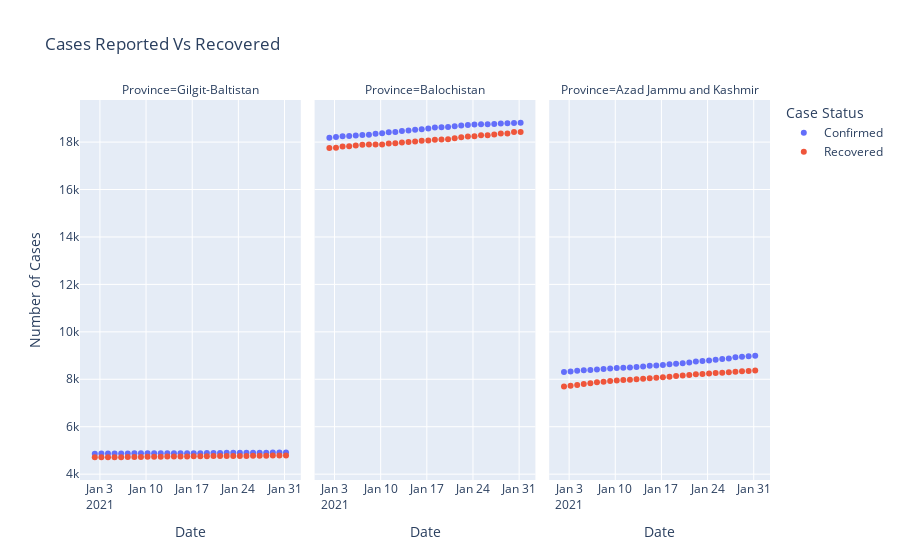

Here is the notebook cell this chart was saved with:
### Markdown cell above
### Represent the same above data in Scatter Graph

### Code cell
fig = px.scatter(df_2, x='Date', y=["Confirmed","Recovered"], facet_col='Province', title='Cases Reported Vs Recovered')
fig.update_layout( yaxis_title='Number of Cases',legend_title="Case Status")
fig.show()

### Figure 1 — Plotly figure (JSON) as saved in the notebook; plotly's stock layout.template omitted (floating-point values rounded to 4 significant figures)
{"data": [{"hovertemplate": "variable=Confirmed<br>Province=Gilgit-Baltistan<br>Date=%{x}<br>value=%{y}<extra></extra>", "legendgroup": "Confirmed", "marker": {"color": "#636efa", "symbol": "circle"}, "mode": "markers", "name": "Confirmed", "orientation": "v", "showlegend": true, "type": "scatter", "x": ["2021-01-02 05:22:33", "2021-01-03 05:22:52", "2021-01-04 05:22:02", "2021-01-05 05:21:49", "2021-01-06 05:22:16", "2021-01-07 05:22:03", "2021-01-08 05:22:42", "2021-01-09 05:22:18", "2021-01-10 05:22:12", "2021-01-11 05:21:50", "2021-01-12 05:22:15", "2021-01-13 05:22:15", "2021-01-14 05:22:32", "2021-01-15 05:22:24", "2021-01-16 05:22:40", "2021-01-17 05:22:17", "2021-01-18 05:22:34", "2021-01-19 05:22:15", "2021-01-20 05:21:54", "2021-01-21 05:22:01", "2021-01-22 05:22:10", "2021-01-23 05:22:03", "2021-01-24 05:22:35", "2021-01-25 05:22:16", "2021-01-26 05:22:02", "2021-01-27 05:23:41", "2021-01-28 05:22:24", "2021-01-29 05:22:23", "2021-01-30 05:22:49", "2021-01-31 05:22:42"], "xaxis": "x", "y": [4862, 4866, 4867, 4870, 4873, 4874, 4878, 4879, 4879, 4880, 4882, 4882, 4882, 4882, 4882, 4882, 4884, 4887, 4892, 4894, 4899, 4899, 4901, 4902, 4902, 4903, 4906, 4909, 4908, 4908], "yaxis": "y"}, {"hovertemplate": "variable=Confirmed<br>Province=Balochistan<br>Date=%{x}<br>value=%{y}<extra></extra>", "legendgroup": "Confirmed", "marker": {"color": "#636efa", "symbol": "circle"}, "mode": "markers", "name": "Confirmed", "orientation": "v", "showlegend": false, "type": "scatter", "x": ["2021-01-02 05:22:33", "2021-01-03 05:22:52", "2021-01-04 05:22:02", "2021-01-05 05:21:49", "2021-01-06 05:22:16", "2021-01-07 05:22:03", "2021-01-08 05:22:42", "2021-01-09 05:22:18", "2021-01-10 05:22:12", "2021-01-11 05:21:50", "2021-01-12 05:22:15", "2021-01-13 05:22:15", "2021-01-14 05:22:32", "2021-01-15 05:22:24", "2021-01-16 05:22:40", "2021-01-17 05:22:17", "2021-01-18 05:22:34", "2021-01-19 05:22:15", "2021-01-20 05:21:54", "2021-01-21 05:22:01", "2021-01-22 05:22:10", "2021-01-23 05:22:03", "2021-01-24 05:22:35", "2021-01-25 05:22:16", "2021-01-26 05:22:02", "2021-01-27 05:23:41", "2021-01-28 05:22:24", "2021-01-29 05:22:23", "2021-01-30 05:22:49", "2021-01-31 05:22:42"], "xaxis": "x2", "y": [18181, 18218, 18247, 18254, 18280, 18300, 18314, 18351, 18373, 18412, 18429, 18467, 18488, 18515, 18537, 18569, 18612, 18622, 18640, 18670, 18696, 18715, 18736, 18750, 18754, 18765, 18788, 18798, 18809, 18815], "yaxis": "y2"}, {"hovertemplate": "variable=Confirmed<br>Province=Azad Jammu and Kashmir<br>Date=%{x}<br>value=%{y}<extra></extra>", "legendgroup": "Confirmed", "marker": {"color": "#636efa", "symbol": "circle"}, "mode": "markers", "name": "Confirmed", "orientation": "v", "showlegend": false, "type": "scatter", "x": ["2021-01-02 05:22:33", "2021-01-03 05:22:52", "2021-01-04 05:22:02", "2021-01-05 05:21:49", "2021-01-06 05:22:16", "2021-01-07 05:22:03", "2021-01-08 05:22:42", "2021-01-09 05:22:18", "2021-01-10 05:22:12", "2021-01-11 05:21:50", "2021-01-12 05:22:15", "2021-01-13 05:22:15", "2021-01-14 05:22:32", "2021-01-15 05:22:24", "2021-01-16 05:22:40", "2021-01-17 05:22:17", "2021-01-18 05:22:34", "2021-01-19 05:22:15", "2021-01-20 05:21:54", "2021-01-21 05:22:01", "2021-01-22 05:22:10", "2021-01-23 05:22:03", "2021-01-24 05:22:35", "2021-01-25 05:22:16", "2021-01-26 05:22:02", "2021-01-27 05:23:41", "2021-01-28 05:22:24", "2021-01-29 05:22:23", "2021-01-30 05:22:49", "2021-01-31 05:22:42"], "xaxis": "x3", "y": [8303, 8325, 8357, 8383, 8396, 8416, 8430, 8451, 8478, 8489, 8501, 8521, 8540, 8567, 8583, 8606, 8631, 8654, 8672, 8706, 8753, 8770, 8795, 8825, 8855, 8877, 8931, 8953, 8972, 8988], "yaxis": "y3"}, {"hovertemplate": "variable=Recovered<br>Province=Gilgit-Baltistan<br>Date=%{x}<br>value=%{y}<extra></extra>", "legendgroup": "Recovered", "marker": {"color": "#EF553B", "symbol": "circle"}, "mode": "markers", "name": "Recovered", "orientation": "v", "showlegend": true, "type": "scatter", "x": ["2021-01-02 05:22:33", "2021-01-03 05:22:52", "2021-01-04 05:22:02", "2021-01-05 05:21:49", "2021-01-06 05:22:16", "2021-01-07 05:22:03", "2021-01-08 05:22:42", "2021-01-09 05:22:18", "2021-01-10 05:22:12", "2021-01-11 05:21:50", "2021-01-12 05:22:15", "2021-01-13 05:22:15", "2021-01-14 05:22:32", "2021-01-15 05:22:24", "2021-01-16 05:22:40", "2021-01-17 05:22:17", "2021-01-18 05:22:34", "2021-01-19 05:22:15", "2021-01-20 05:21:54", "2021-01-21 05:22:01", "2021-01-22 05:22:10", "2021-01-23 05:22:03", "2021-01-24 05:22:35", "2021-01-25 05:22:16", "2021-01-26 05:22:02", "2021-01-27 05:23:41", "2021-01-28 05:22:24", "2021-01-29 05:22:23", "2021-01-30 05:22:49", "2021-01-31 05:22:42"], "xaxis": "x", "y": [4713, 4716, 4716, 4717, 4717, 4722, 4727, 4728, 4729, 4734, 4739, 4744, 4746, 4748, 4748, 4750, 4756, 4756, 4763, 4765, 4765, 4765, 4770, 4770, 4775, 4781, 4781, 4787, 4787, 4787], "yaxis": "y"}, {"hovertemplate": "variable=Recovered<br>Province=Balochistan<br>Date=%{x}<br>value=%{y}<extra></extra>", "legendgroup": "Recovered", "marker": {"color": "#EF553B", "symbol": "circle"}, "mode": "markers", "name": "Recovered", "orientation": "v", "showlegend": false, "type": "scatter", "x": ["2021-01-02 05:22:33", "2021-01-03 05:22:52", "2021-01-04 05:22:02", "2021-01-05 05:21:49", "2021-01-06 05:22:16", "2021-01-07 05:22:03", "2021-01-08 05:22:42", "2021-01-09 05:22:18", "2021-01-10 05:22:12", "2021-01-11 05:21:50", "2021-01-12 05:22:15", "2021-01-13 05:22:15", "2021-01-14 05:22:32", "2021-01-15 05:22:24", "2021-01-16 05:22:40", "2021-01-17 05:22:17", "2021-01-18 05:22:34", "2021-01-19 05:22:15", "2021-01-20 05:21:54", "2021-01-21 05:22:01", "2021-01-22 05:22:10", "2021-01-23 05:22:03", "2021-01-24 05:22:35", "2021-01-25 05:22:16", "2021-01-26 05:22:02", "2021-01-27 05:23:41", "2021-01-28 05:22:24", "2021-01-29 05:22:23", "2021-01-30 05:22:49", "2021-01-31 05:22:42"], "xaxis": "x2", "y": [17752, 17760, 17812, 17829, 17857, 17883, 17893, 17898, 17899, 17938, 17955, 17978, 18002, 18021, 18060, 18071, 18100, 18110, 18119, 18161, 18205, 18235, 18248, 18284, 18293, 18315, 18357, 18363, 18421, 18429], "yaxis": "y2"}, {"hovertemplate": "variable=Recovered<br>Province=Azad Jammu and Kashmir<br>Date=%{x}<br>value=%{y}<extra></extra>", "legendgroup": "Recovered", "marker": {"color": "#EF553B", "symbol": "circle"}, "mode": "markers", "name": "Recovered", "orientation": "v", "showlegend": false, "type": "scatter", "x": ["2021-01-02 05:22:33", "2021-01-03 05:22:52", "2021-01-04 05:22:02", "2021-01-05 05:21:49", "2021-01-06 05:22:16", "2021-01-07 05:22:03", "2021-01-08 05:22:42", "2021-01-09 05:22:18", "2021-01-10 05:22:12", "2021-01-11 05:21:50", "2021-01-12 05:22:15", "2021-01-13 05:22:15", "2021-01-14 05:22:32", "2021-01-15 05:22:24", "2021-01-16 05:22:40", "2021-01-17 05:22:17", "2021-01-18 05:22:34", "2021-01-19 05:22:15", "2021-01-20 05:21:54", "2021-01-21 05:22:01", "2021-01-22 05:22:10", "2021-01-23 05:22:03", "2021-01-24 05:22:35", "2021-01-25 05:22:16", "2021-01-26 05:22:02", "2021-01-27 05:23:41", "2021-01-28 05:22:24", "2021-01-29 05:22:23", "2021-01-30 05:22:49", "2021-01-31 05:22:42"], "xaxis": "x3", "y": [7691, 7723, 7758, 7798, 7833, 7871, 7894, 7923, 7949, 7966, 7982, 8001, 8021, 8044, 8063, 8082, 8105, 8138, 8158, 8177, 8209, 8227, 8246, 8261, 8280, 8297, 8317, 8335, 8354, 8369], "yaxis": "y3"}], "layout": {"annotations": [{"font": {}, "showarrow": false, "text": "Province=Gilgit-Baltistan", "x": 0.16, "xanchor": "center", "xref": "paper", "y": 1, "yanchor": "bottom", "yref": "paper"}, {"font": {}, "showarrow": false, "text": "Province=Balochistan", "x": 0.5, "xanchor": "center", "xref": "paper", "y": 1, "yanchor": "bottom", "yref": "paper"}, {"font": {}, "showarrow": false, "text": "Province=Azad Jammu and Kashmir", "x": 0.84, "xanchor": "center", "xref": "paper", "y": 1, "yanchor": "bottom", "yref": "paper"}], "legend": {"title": {"text": "Case Status"}, "tracegroupgap": 0}, "title": {"text": "Cases Reported Vs Recovered"}, "xaxis": {"anchor": "y", "domain": [0, 0.32], "title": {"text": "Date"}}, "xaxis2": {"anchor": "y2", "domain": [0.34, 0.66], "matches": "x", "title": {"text": "Date"}}, "xaxis3": {"anchor": "y3", "domain": [0.68, 1.0], "matches": "x", "title": {"text": "Date"}}, "yaxis": {"anchor": "x", "domain": [0, 1], "title": {"text": "Number of Cases"}}, "yaxis2": {"anchor": "x2", "domain": [0, 1], "matches": "y", "showticklabels": false}, "yaxis3": {"anchor": "x3", "domain": [0, 1], "matches": "y", "showticklabels": false}}}
